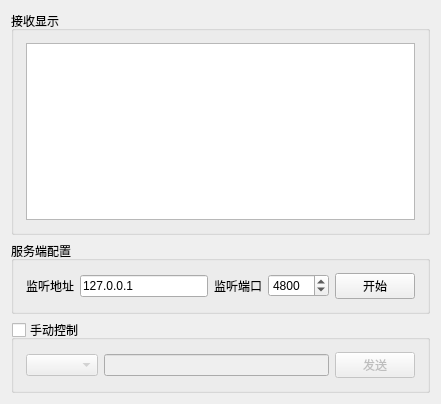
<?xml version="1.0" encoding="UTF-8"?>
<ui version="4.0">
  <class>TcpSocketServer</class>
  <widget class="QWidget" name="TcpSocketServer">
    <property name="geometry">
      <rect>
        <x>0</x>
        <y>0</y>
        <width>441</width>
        <height>404</height>
      </rect>
    </property>
    <property name="windowTitle">
      <string>TcpSocketServer</string>
    </property>
    <layout class="QGridLayout" name="gridLayout_3">
      <item row="0" column="0">
        <widget class="QGroupBox" name="groupBox_2">
          <property name="title">
            <string>接收显示</string>
          </property>
          <layout class="QGridLayout" name="gridLayout_2">
            <property name="leftMargin">
              <number>12</number>
            </property>
            <property name="topMargin">
              <number>12</number>
            </property>
            <property name="rightMargin">
              <number>12</number>
            </property>
            <property name="bottomMargin">
              <number>12</number>
            </property>
            <item row="0" column="0">
              <widget class="QTextBrowser" name="textBrowser" />
            </item>
          </layout>
        </widget>
      </item>
      <item row="1" column="0">
        <widget class="QGroupBox" name="groupBox_3">
          <property name="title">
            <string>服务端配置</string>
          </property>
          <layout class="QGridLayout" name="gridLayout">
            <property name="leftMargin">
              <number>12</number>
            </property>
            <property name="topMargin">
              <number>12</number>
            </property>
            <property name="rightMargin">
              <number>12</number>
            </property>
            <property name="bottomMargin">
              <number>12</number>
            </property>
            <item row="0" column="0">
              <widget class="QLabel" name="label">
                <property name="text">
                  <string>监听地址</string>
                </property>
              </widget>
            </item>
            <item row="0" column="1">
              <widget class="QLineEdit" name="lineEdit_ServerAddress">
                <property name="text">
                  <string>127.0.0.1</string>
                </property>
              </widget>
            </item>
            <item row="0" column="2">
              <widget class="QLabel" name="label_2">
                <property name="text">
                  <string>监听端口</string>
                </property>
              </widget>
            </item>
            <item row="0" column="3">
              <widget class="QSpinBox" name="spinBox_ServerPort">
                <property name="maximum">
                  <number>65535</number>
                </property>
                <property name="value">
                  <number>4800</number>
                </property>
              </widget>
            </item>
            <item row="0" column="4">
              <widget class="QPushButton" name="pushButton_ServerControl">
                <property name="text">
                  <string>开始</string>
                </property>
              </widget>
            </item>
          </layout>
        </widget>
      </item>
      <item row="2" column="0">
        <widget class="QGroupBox" name="groupBox_ManulControl">
          <property name="title">
            <string>手动控制</string>
          </property>
          <property name="checkable">
            <bool>true</bool>
          </property>
          <property name="checked">
            <bool>false</bool>
          </property>
          <layout class="QHBoxLayout" name="horizontalLayout">
            <property name="leftMargin">
              <number>12</number>
            </property>
            <property name="topMargin">
              <number>12</number>
            </property>
            <property name="rightMargin">
              <number>12</number>
            </property>
            <property name="bottomMargin">
              <number>12</number>
            </property>
            <item>
              <widget class="QComboBox" name="comboBox_ClientConnected">
                <property name="sizePolicy">
                  <sizepolicy hsizetype="Preferred" vsizetype="Fixed">
                    <horstretch>0</horstretch>
                    <verstretch>0</verstretch>
                  </sizepolicy>
                </property>
              </widget>
            </item>
            <item>
              <widget class="QLineEdit" name="lineEdit_MessageContent" />
            </item>
            <item>
              <widget class="QPushButton" name="pushButton_SendMessage">
                <property name="text">
                  <string>发送</string>
                </property>
              </widget>
            </item>
          </layout>
        </widget>
      </item>
    </layout>
  </widget>
  <resources />
  <connections />
</ui>
